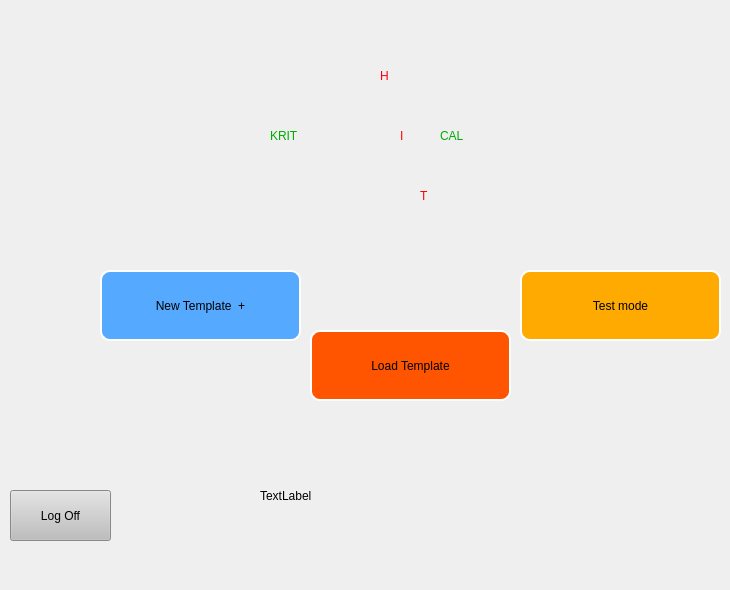
    <widget class="QWidget" name="Main_Menu_Page">
     <widget class="QPushButton" name="pushButton_2">
      <property name="geometry">
       <rect>
        <x>10</x>
        <y>490</y>
        <width>101</width>
        <height>51</height>
       </rect>
      </property>
      <property name="styleSheet">
       <string notr="true">background-color: rgb(190, 190, 190);
color: rgb(0, 0, 0);
font: 900 12pt &quot;Segoe UI&quot;;</string>
      </property>
      <property name="text">
       <string>Log Off</string>
      </property>
     </widget>
     <widget class="QPushButton" name="pushButton_3">
      <property name="geometry">
       <rect>
        <x>100</x>
        <y>270</y>
        <width>201</width>
        <height>71</height>
       </rect>
      </property>
      <property name="styleSheet">
       <string notr="true">background-color: rgb(85, 170, 255);
color: rgb(0, 0, 0);
font: 900 16pt &quot;Segoe UI&quot;;
border: 2px solid white;
border-radius: 10px;</string>
      </property>
      <property name="text">
       <string>New Template  +</string>
      </property>
     </widget>
     <widget class="QPushButton" name="pushButton_4">
      <property name="geometry">
       <rect>
        <x>310</x>
        <y>330</y>
        <width>201</width>
        <height>71</height>
       </rect>
      </property>
      <property name="styleSheet">
       <string notr="true">background-color: rgb(255, 85, 0);
color: rgb(0, 0, 0);
font: 900 16pt &quot;Segoe UI&quot;;
border: 2px solid white;
border-radius: 10px;</string>
      </property>
      <property name="text">
       <string>Load Template</string>
      </property>
     </widget>
     <widget class="QPushButton" name="pushButton_5">
      <property name="geometry">
       <rect>
        <x>520</x>
        <y>270</y>
        <width>201</width>
        <height>71</height>
       </rect>
      </property>
      <property name="styleSheet">
       <string notr="true">background-color: rgb(255, 170, 0);
color: rgb(0, 0, 0);
font: 900 16pt &quot;Segoe UI&quot;;
border: 2px solid white;
border-radius: 10px;</string>
      </property>
      <property name="text">
       <string>Test mode</string>
      </property>
     </widget>
     <widget class="QLabel" name="label_Picture2">
      <property name="geometry">
       <rect>
        <x>260</x>
        <y>410</y>
        <width>291</width>
        <height>171</height>
       </rect>
      </property>
      <property name="text">
       <string>TextLabel</string>
      </property>
     </widget>
     <widget class="QLabel" name="I_2">
      <property name="geometry">
       <rect>
        <x>400</x>
        <y>110</y>
        <width>21</width>
        <height>51</height>
       </rect>
      </property>
      <property name="styleSheet">
       <string notr="true">color: rgb(255, 0, 0);
font: 900 36pt &quot;Segoe UI&quot;;</string>
      </property>
      <property name="text">
       <string>I</string>
      </property>
     </widget>
     <widget class="QLabel" name="KRIT_2">
      <property name="geometry">
       <rect>
        <x>270</x>
        <y>110</y>
        <width>121</width>
        <height>51</height>
       </rect>
      </property>
      <property name="styleSheet">
       <string notr="true">color: rgb(0, 170, 0);
font: 900 36pt &quot;Segoe UI&quot;;</string>
      </property>
      <property name="text">
       <string>KRIT</string>
      </property>
     </widget>
     <widget class="QLabel" name="CAL_2">
      <property name="geometry">
       <rect>
        <x>440</x>
        <y>110</y>
        <width>91</width>
        <height>51</height>
       </rect>
      </property>
      <property name="styleSheet">
       <string notr="true">color: rgb(0, 170, 0);
font: 900 36pt &quot;Segoe UI&quot;;</string>
      </property>
      <property name="text">
       <string>CAL</string>
      </property>
     </widget>
     <widget class="QLabel" name="T_2">
      <property name="geometry">
       <rect>
        <x>420</x>
        <y>170</y>
        <width>31</width>
        <height>51</height>
       </rect>
      </property>
      <property name="styleSheet">
       <string notr="true">color: rgb(255, 0, 0);
font: 900 36pt &quot;Segoe UI&quot;;</string>
      </property>
      <property name="text">
       <string>T</string>
      </property>
     </widget>
     <widget class="QLabel" name="H_2">
      <property name="geometry">
       <rect>
        <x>380</x>
        <y>50</y>
        <width>41</width>
        <height>51</height>
       </rect>
      </property>
      <property name="styleSheet">
       <string notr="true">color: rgb(255, 0, 0);
font: 900 36pt &quot;Segoe UI&quot;;</string>
      </property>
      <property name="text">
       <string>H</string>
      </property>
     </widget>
    </widget>
